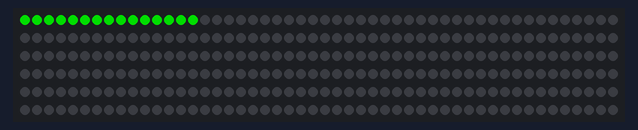
This sketch was run on a simulated Arduino Uno, built with avr-gcc and run on an emulated ATmega328P. On the bench: 300 RGB LEDs in strip order, left to right, continuing on the next row. Dim RGB values are drawn brighter than linear.

Above: at 0.47 s.
At 10.3 s:
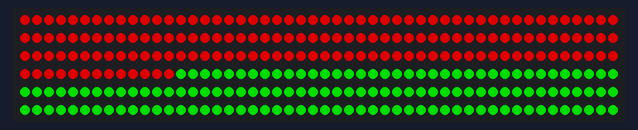
At 15.23 s:
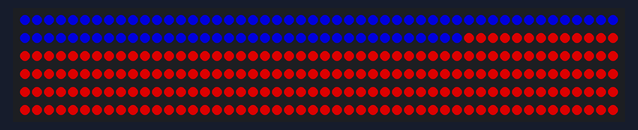
At 19.95 s:
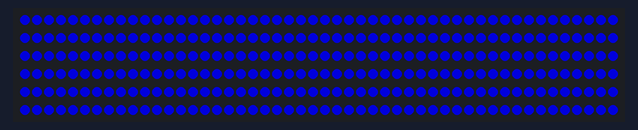
At 29.79 s:
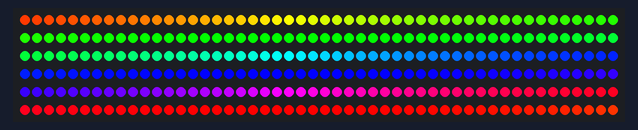
At 39.62 s:
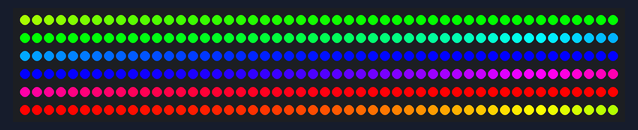

The sketch:

neopixel.ino
```cpp
#include <Adafruit_NeoPixel.h>

#define PIN 5
#define NUMPIXELS 300 // Popular NeoPixel ring size

Adafruit_NeoPixel pixels(NUMPIXELS, PIN, NEO_GRB + NEO_KHZ800);

#define DELAYVAL 10 // Time (in milliseconds) to pause between pixels

void setup() {

  pixels.begin();

}

void loop() {
  pixels.clear(); // padam semua LED

  for(int i=0; i<NUMPIXELS; i++) { // For each pixel...

    // pixels.Color() mengambil nilai dari 0,0,0 sehingga 255,255,255
    pixels.setPixelColor(i, pixels.Color(0, 150, 0));// RGB yang dipilih warna HIJAU
    pixels.show();
    delay(DELAYVAL);
  }

  for(int i=0; i<NUMPIXELS; i++) { // For each pixel...

    // pixels.Color() mengambil nilai dari 0,0,0 sehingga 255,255,255
    pixels.setPixelColor(i, pixels.Color(150, 0, 0));// RGB yang dipilih warna HIJAU
    pixels.show();
    delay(DELAYVAL);
  }

   for(int i=0; i<NUMPIXELS; i++) { // For each pixel...

    // pixels.Color() mengambil nilai dari 0,0,0 sehingga 255,255,255
    pixels.setPixelColor(i, pixels.Color(0, 0, 150));// RGB yang dipilih warna HIJAU
    pixels.show();
    delay(DELAYVAL);
  }

rainbow(10);

}

void rainbow(int wait) {
  for(long firstPixelHue = 0; firstPixelHue < 5*65536; firstPixelHue += 256) {
    for(int i=0; i<pixels.numPixels(); i++) {
      int pixelHue = firstPixelHue + (i * 65536L / pixels.numPixels());
      pixels.setPixelColor(i, pixels.gamma32(pixels.ColorHSV(pixelHue)));
    }
    pixels.show();
    delay(wait);
  }
}
```

Measured:
- what the display in image 3 shows lasts 0.4 s, from 19.8 s to 20.2 s
